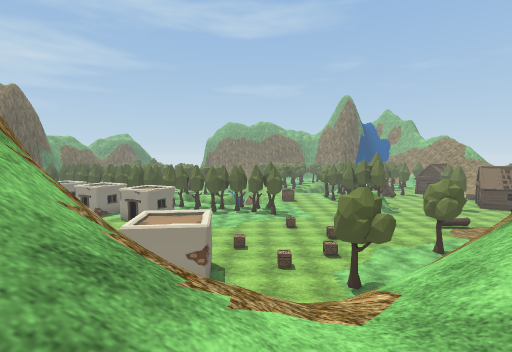
[1] (above)

24 first-person views from a walk through a Unity game level. The camera is 1.5 m above the floor, tilts 4° down and sees 85° across. The floor is counted in squares, 2 m on a side. Each view is taken from the middle of a square. On the plan, view 1 faces up. The plan holds only what a view shows up to about 10 squares ahead; the rest is blank. The place goes on beyond the plan. The player is left out. Some animated figures are left out. Some surface patterns are stand-ins.

[2]
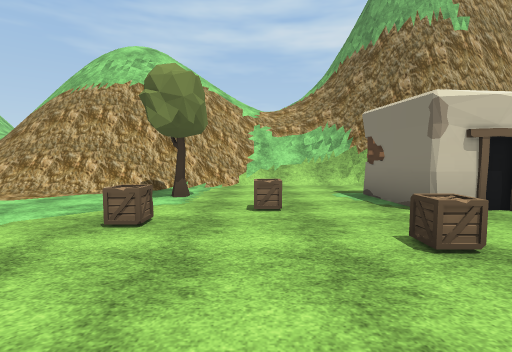

[3]
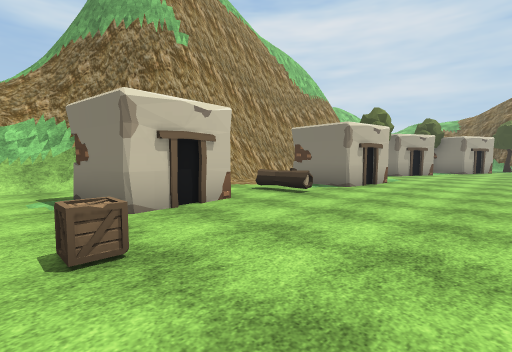

[4]
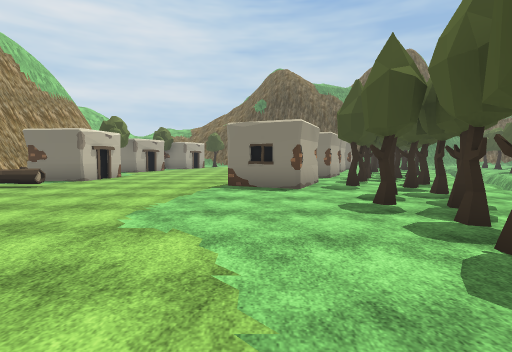

[5]
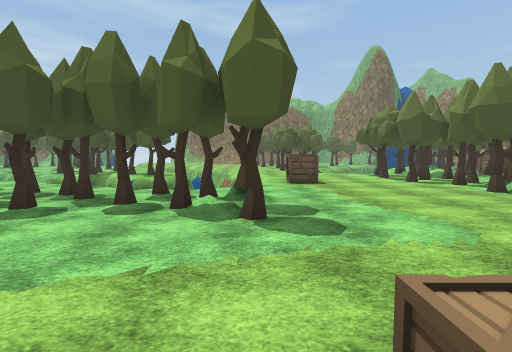

[6]
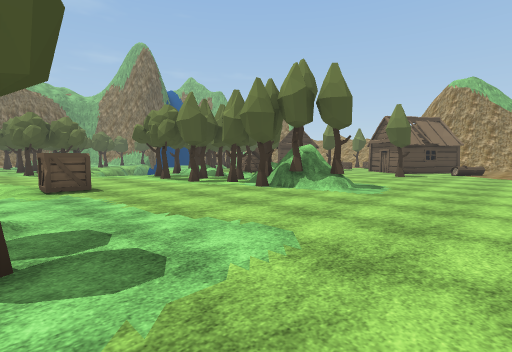

[7]
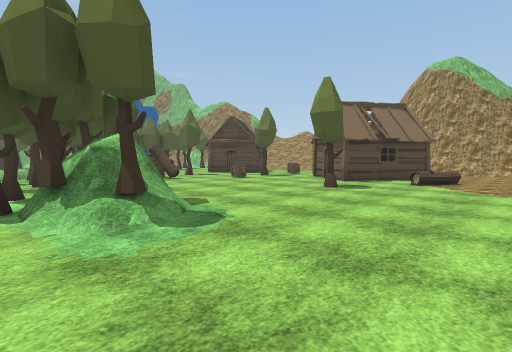

[8]
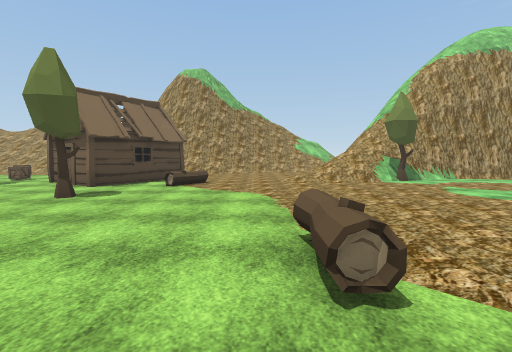

[9]
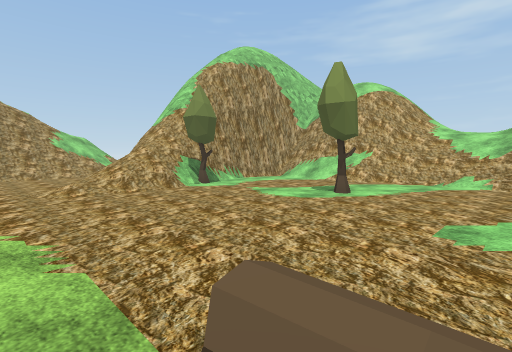

[10]
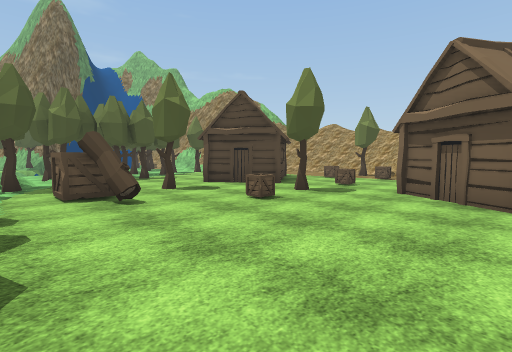

[11]
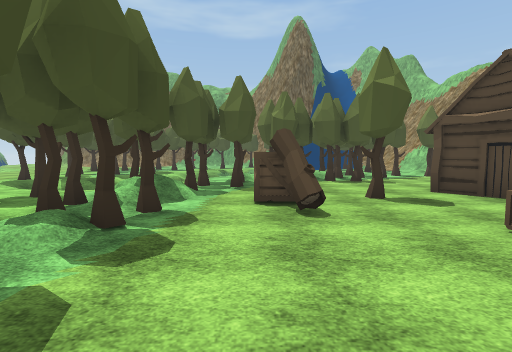

[12]
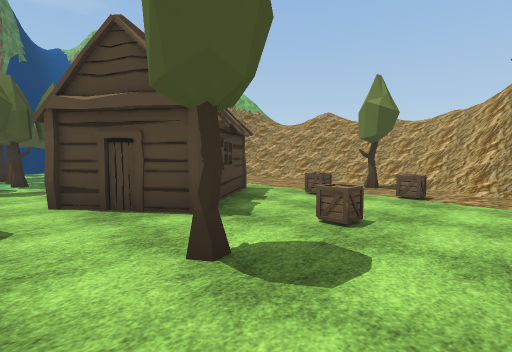

[13]
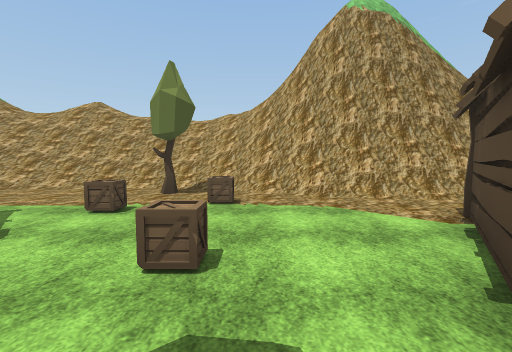

[14]
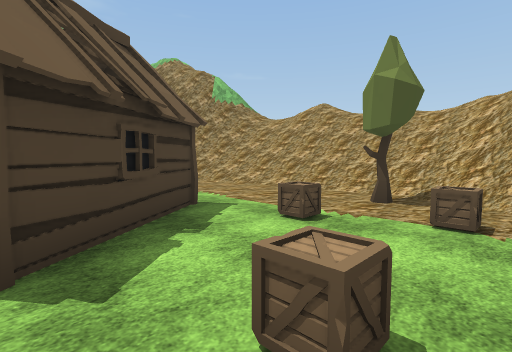

[15]
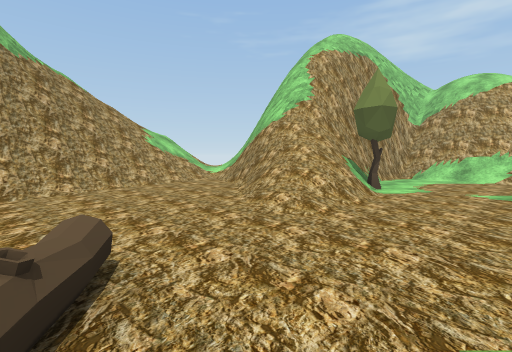

[16]
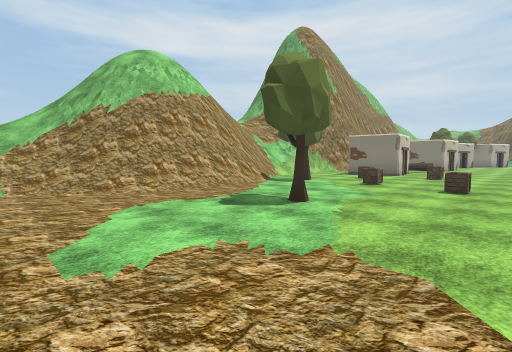

[17]
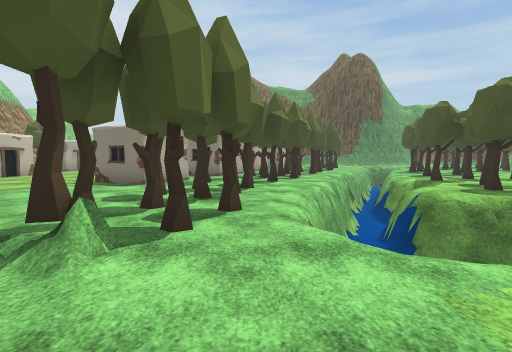

[18]
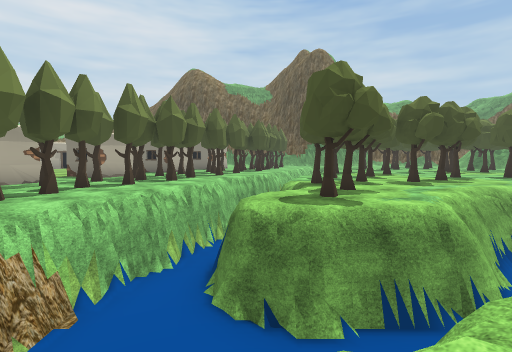

[19]
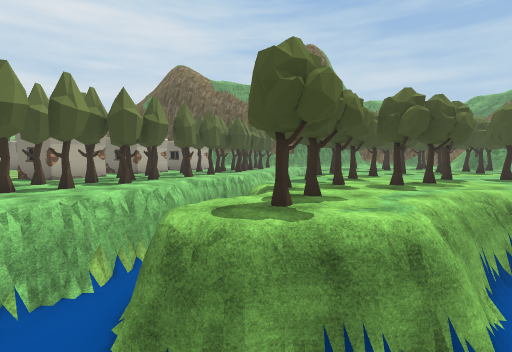

[20]
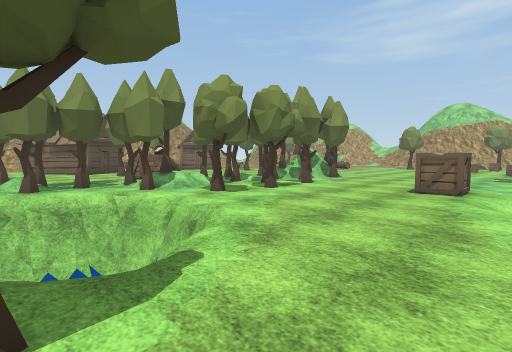

[21]
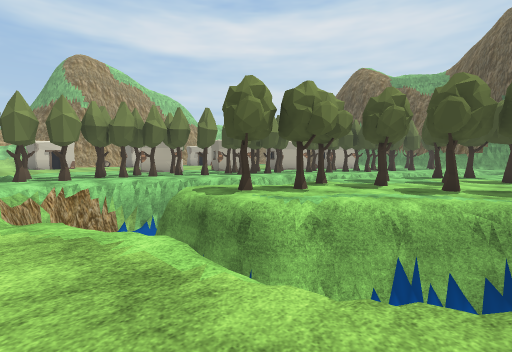

[22]
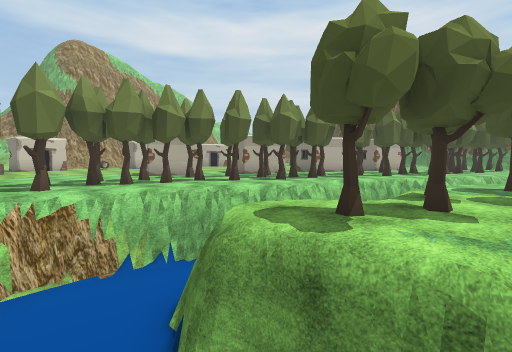

[23]
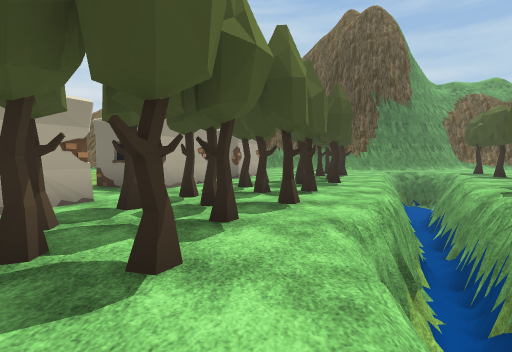

[24]
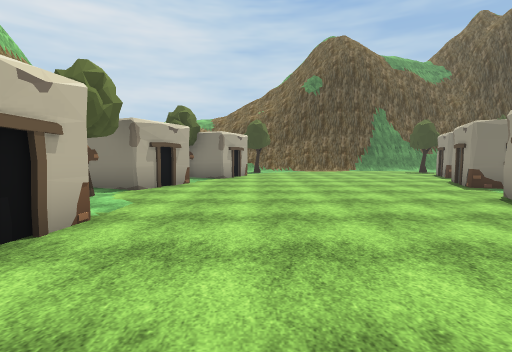

### Floor plan
Key: @ floor where view 1 was taken; # wall or solid block; . main floor; - floor 0.75 m lower than the main floor; / step, stairs or slope; = window, fence, low wall or low ledge; v drop or lower ground; O other object.
Columns run from 15 left of view 1 to 24 right of it. Each row starts with its distance up from view 1.
 28 O.    ..O..v  v..  O    ..OO.OO    /=//
 27 v....O...O.vv  ..O.vv v...OOO..    ////
 26 vv..OOO.....vv ....v  vO.O..O..   ..////
 25  vvv...O.O...vv/...vvvv.OO.....O ...////
 24  .vvvv...O.O.vvv/.....O.O....OO.O...////
 23  O..vvvv/vv.O.vv/....O.O.O.O..OO....///
 22 OOO...vvvvv/.vv /....OO.OOO...O..O.O////
 21  .OOO.O.vvvvvvvv-.....OO....OO....O.////
 20 #.OOO..O...vvvvvvO...OOO.......O.../=#/
 19 #OO# OOOO....vvv.....O/O......O....=###
 18 #  ##.OOOOOO..O......OOO......OO...##
 17 ..##..#..OOOOO.O=.....O#.....OO.O..##
 16 .....##O.....OOOO.....O....O...O  .##
 15 ......#. ##.....O............OO....####
 14 ........  O........................=#v/
 13 .................O................./##//
 12 ........................O.....//...//=//
 11 ..................O...........///...///
 10 O.............O...............///#/.//
  9 #.#....##.........O..O.........///##/
  8 O ##.O. #.O.##..O..........O...O//##
  7    O.   O...O ...O.............####
  6          ..   ......=///........##
  5         ##   #...######///.////.#
  4              ##/=##vvv##/////####
  3              ##/=vvv//##////###
  2              ##///////=/////
  1              #///     =   //
  0              #=@

Where each view was taken, in squares from view 1:
view 1: 0 up, 0 right, facing up
view 2: 12 up, 1 right, facing down
view 3: 12 up, 0 right, facing down-left
view 4: 14 up, 2 right, facing left
view 5: 12 up, 1 right, facing up
view 6: 13 up, 1 right, facing up-right
view 7: 13 up, 6 right, facing up-right
view 8: 13 up, 7 right, facing right
view 9: 13 up, 9 right, facing down-right
view 10: 17 up, 9 right, facing up-right
view 11: 18 up, 10 right, facing up
view 12: 19 up, 13 right, facing up-right
view 13: 20 up, 14 right, facing right
view 14: 20 up, 15 right, facing up-right
view 15: 15 up, 13 right, facing down-right
view 16: 12 up, 10 right, facing down-left
view 17: 18 up, 3 right, facing left
view 18: 22 up, 2 right, facing left
view 19: 23 up, 1 right, facing left
view 20: 27 up, 1 right, facing down-right
view 21: 28 up, 1 right, facing down-left
view 22: 25 up, 0 right, facing down-left
view 23: 20 up, 5 left, facing left
view 24: 11 up, 5 left, facing left
